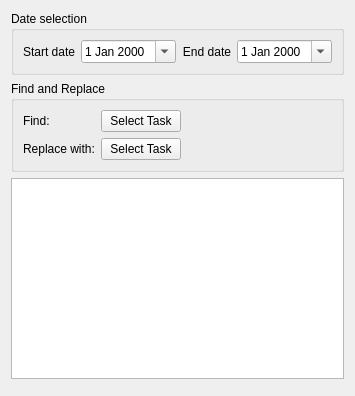
<?xml version="1.0" encoding="UTF-8"?>
<ui version="4.0">
 <class>FindAndReplaceEventsDialog</class>
 <widget class="QWidget" name="FindAndReplaceEventsDialog">
  <property name="geometry">
   <rect>
    <x>0</x>
    <y>0</y>
    <width>332</width>
    <height>396</height>
   </rect>
  </property>
  <property name="windowTitle">
   <string>Find Event</string>
  </property>
  <layout class="QGridLayout" name="gridLayout_3">
   <item row="0" column="0">
    <layout class="QVBoxLayout" name="verticalLayout">
     <item>
      <widget class="QGroupBox" name="groupBox">
       <property name="enabled">
        <bool>true</bool>
       </property>
       <property name="title">
        <string>Date selection</string>
       </property>
       <property name="checkable">
        <bool>false</bool>
       </property>
       <property name="checked">
        <bool>false</bool>
       </property>
       <layout class="QGridLayout" name="gridLayout">
        <item row="0" column="0">
         <layout class="QHBoxLayout" name="horizontalLayout_2">
          <item>
           <widget class="QLabel" name="labelFrom">
            <property name="toolTip">
             <string>(events that start at or after...)</string>
            </property>
            <property name="text">
             <string>Start date</string>
            </property>
            <property name="alignment">
             <set>Qt::AlignRight|Qt::AlignTrailing|Qt::AlignVCenter</set>
            </property>
           </widget>
          </item>
          <item>
           <widget class="QDateEdit" name="dateEditStart">
            <property name="calendarPopup">
             <bool>true</bool>
            </property>
           </widget>
          </item>
          <item>
           <widget class="QLabel" name="labelTo">
            <property name="toolTip">
             <string>(events that start before...)</string>
            </property>
            <property name="text">
             <string>End date</string>
            </property>
            <property name="alignment">
             <set>Qt::AlignRight|Qt::AlignTrailing|Qt::AlignVCenter</set>
            </property>
           </widget>
          </item>
          <item>
           <widget class="QDateEdit" name="dateEditEnd">
            <property name="calendarPopup">
             <bool>true</bool>
            </property>
           </widget>
          </item>
         </layout>
        </item>
       </layout>
      </widget>
     </item>
     <item>
      <widget class="QGroupBox" name="groupBox_2">
       <property name="title">
        <string>Find and Replace</string>
       </property>
       <layout class="QGridLayout" name="gridLayout_2">
        <item row="0" column="0">
         <layout class="QHBoxLayout" name="horizontalLayout">
          <item>
           <layout class="QVBoxLayout" name="verticalLayout_2">
            <item>
             <widget class="QLabel" name="label">
              <property name="text">
               <string>Find:</string>
              </property>
             </widget>
            </item>
            <item>
             <widget class="QLabel" name="label_2">
              <property name="text">
               <string>Replace with:</string>
              </property>
             </widget>
            </item>
           </layout>
          </item>
          <item>
           <layout class="QVBoxLayout" name="verticalLayout_3">
            <item>
             <widget class="QPushButton" name="selectSearchTaskPB">
              <property name="text">
               <string>Select Task</string>
              </property>
             </widget>
            </item>
            <item>
             <widget class="QPushButton" name="selectReplaceWithTaskPB">
              <property name="text">
               <string>Select Task</string>
              </property>
             </widget>
            </item>
           </layout>
          </item>
          <item>
           <spacer name="horizontalSpacer">
            <property name="orientation">
             <enum>Qt::Horizontal</enum>
            </property>
            <property name="sizeHint" stdset="0">
             <size>
              <width>40</width>
              <height>20</height>
             </size>
            </property>
           </spacer>
          </item>
          <item>
           <layout class="QVBoxLayout" name="verticalLayout_4">
            <item>
             <widget class="QLabel" name="findTaskLB">
              <property name="text">
               <string/>
              </property>
             </widget>
            </item>
            <item>
             <widget class="QLabel" name="replaceWithTaskLB">
              <property name="text">
               <string/>
              </property>
             </widget>
            </item>
           </layout>
          </item>
         </layout>
        </item>
       </layout>
      </widget>
     </item>
     <item>
      <widget class="QListView" name="findAndReplaceLV">
       <property name="alternatingRowColors">
        <bool>true</bool>
       </property>
      </widget>
     </item>
    </layout>
   </item>
   <item row="1" column="0">
    <widget class="QDialogButtonBox" name="buttonBox">
     <property name="standardButtons">
      <set>QDialogButtonBox::NoButton</set>
     </property>
    </widget>
   </item>
  </layout>
 </widget>
 <resources/>
 <connections/>
</ui>
